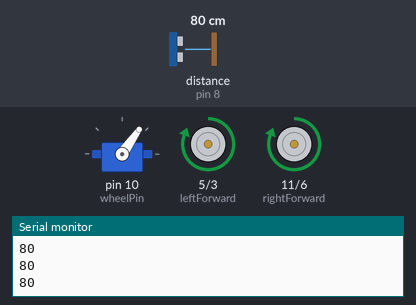
Recording of a sketch running on a simulated Arduino Uno, built with avr-gcc and run on an emulated ATmega328P. On the bench: servo, motor-driver pin pairs drawn as motors (green arrow = first pin HIGH = forward, orange = second pin HIGH = backward, longer = more drive), the last lines printed to the serial monitor. Wiring (inferred from the names in the program): ultrasonic range finder: trigger pin 7; echo pin 8. Inputs (shaded band) come from the test bench; at power-on: distance to the obstacle (sensor on pin 8) 80 cm. The echo pulse lasts 58.3 µs per cm; random numbers use the default seed unless the sketch sets one.

Above: at 1.2 s.
1.3 s: distance to the obstacle (sensor on pin 8) set to 76 cm
At 1.9 s:
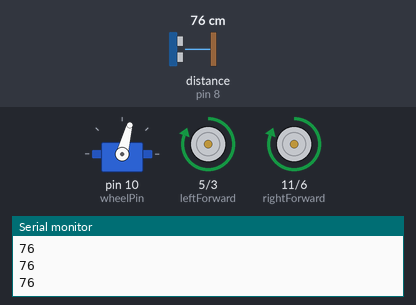
At 2.8 s:
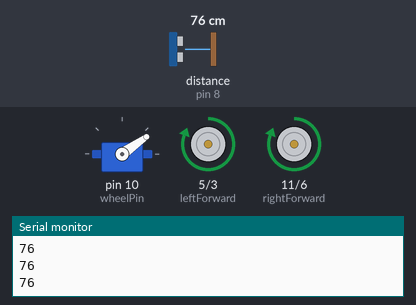
4.3 s: distance to the obstacle (sensor on pin 8) set to 2 cm
At 6.9 s:
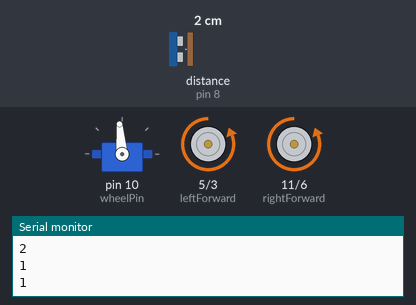
7.2 s: distance to the obstacle (sensor on pin 8) set to 60 cm
10.2 s: distance to the obstacle (sensor on pin 8) set to 35 cm
13.2 s: distance to the obstacle (sensor on pin 8) set to 53 cm
Timing chart, 0 to 17.2 s (numbered marks = the images above; inputs shaded):
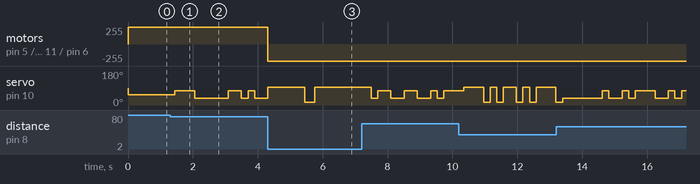

Measured:
- the behaviour switches between 80 and 79 cm on distance to the obstacle (sensor on pin 8) (found by bisection; images 0 and 1)
- after the input at 1.3 s, servo on pin 10 (wheelPin): goes 75° 0.62 s, 35° 1.0 s, 75° 0.41 s, 35° 0.21 s, 75° 0.21 s, then 35°, starting after 0.14 s
- after the input at 4.3 s, motor on pin 5 (leftForward) / pin 3 (leftBackward), motor on pin 11 (rightForward) / pin 6 (rightBackward): forward 255/255 → backward 255/255 at once

The sketch:

a.ino
```cpp
#include <Servo.h>

// Front wheel
const int wheelPin = 10;
Servo myWheel;

// motor pins
const int leftBackward = 3;
const int leftForward = 5;
const int rightBackward = 6;
const int rightForward = 11;


// Pins used for the sonic sensor - the eyes
const int pingPin = 7;
const int echoPin = 8;

const int FULL_SPEED = 255;  // 255 is maximum speed, you can lower this number to slow your bot down
const int WHEEL_CENTER = 55;  // CHANGE THIS DEPENDING ON HOW YOU ATTACHED YOUR FRONT WHEEL - IN THEORY 90 IS MIDDLE
const int TURN_AMOUNT = 20; // CHANGE THIS TO MAKE THE ROBOT TURN A SHARPER CORNER


void setup() {
  Serial.begin(9600);
  myWheel.attach(wheelPin);

  pinMode(pingPin, OUTPUT);
  pinMode(echoPin, INPUT);

  pinMode(leftForward, OUTPUT);
  pinMode(leftBackward, OUTPUT);
  pinMode(rightForward, OUTPUT);
  pinMode(rightBackward, OUTPUT);

}

void loop() {


   // comment this line in to run a drive mode with front servo wheel
  runDriveMode();


}


void runDriveMode()
{
   // basic drive loop
   int distance = getDistanceToWall();
  Serial.println(distance);
   if (distance < 20)
   {
      turnRandom(2);
      moveBackward();
      delay(random(1500));
   }
   else if (distance < 50)
   {
      turnRandom(2);
   }
   else if (distance <80)
   {
      turnRandom(1);
   }
   else
   {
      myWheel.write(WHEEL_CENTER);
      moveForward();
   }

  delay(200);
}


// Motor movement functions
void moveForward(int s)
{
  analogWrite(leftBackward, 0);
  analogWrite(rightBackward, 0);
  analogWrite(leftForward, s);
  analogWrite(rightForward, s);
}

void moveBackward(int s)
{
  analogWrite(leftForward, 0);
  analogWrite(rightForward, 0);
  analogWrite(leftBackward, s);
  analogWrite(rightBackward, s);
}


// turn using front wheel only
void turnRight(int factor)
{
  myWheel.write(WHEEL_CENTER+TURN_AMOUNT* factor);

}

void turnLeft(int factor)
{
  myWheel.write(WHEEL_CENTER-TURN_AMOUNT* factor);

}

void turnRight()
{
  turnRight(1);
}

void turnLeft()
{
  turnLeft(1);
}

void turnRandom(int factor)
{
  if (random(2) == 0)
    turnLeft(factor);
  else
    turnRight(factor);
}

void moveForward()
{
   moveForward(FULL_SPEED);
}
void moveBackward()
{
  moveBackward(FULL_SPEED);
}


// Returns the number centimeters to the closest object in front of our robot.
int getDistanceToWall()
{
  digitalWrite(pingPin, LOW);
  delayMicroseconds(2);
  digitalWrite(pingPin, HIGH);
  delayMicroseconds(5);
  digitalWrite(pingPin, LOW);

  // read the duration in time
  long duration = pulseIn(echoPin, HIGH);

   // convert the time into a distance
  float cm = microsecondsToCentimeters(duration);


  return cm;
}

int microsecondsToCentimeters(long duration)
{
  int microseconds = duration/29/2 ; // distance = speed * time ( or you could go time divided by microseconds per centimeter - have a think about it.....
  return microseconds;
}
```
